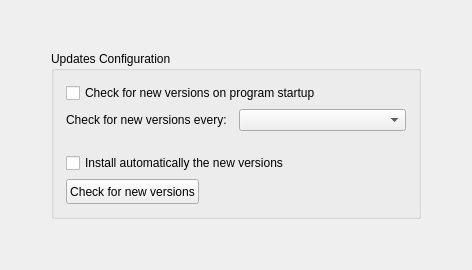
     <widget class="QWidget" name="pgUpdates">
      <layout class="QGridLayout">
       <item row="0" column="1">
        <spacer name="spacer_12">
         <property name="orientation">
          <enum>Qt::Vertical</enum>
         </property>
         <property name="sizeHint" stdset="0">
          <size>
           <width>20</width>
           <height>40</height>
          </size>
         </property>
        </spacer>
       </item>
       <item row="1" column="0">
        <spacer name="spacer_11">
         <property name="orientation">
          <enum>Qt::Horizontal</enum>
         </property>
         <property name="sizeHint" stdset="0">
          <size>
           <width>40</width>
           <height>20</height>
          </size>
         </property>
        </spacer>
       </item>
       <item row="1" column="1" rowspan="2">
        <widget class="QGroupBox" name="gpbUpdates">
         <property name="title">
          <string>Updates Configuration</string>
         </property>
         <layout class="QGridLayout">
          <property name="leftMargin">
           <number>12</number>
          </property>
          <property name="topMargin">
           <number>12</number>
          </property>
          <property name="rightMargin">
           <number>12</number>
          </property>
          <property name="bottomMargin">
           <number>12</number>
          </property>
          <item row="0" column="0" colspan="2">
           <widget class="QCheckBox" name="chbCheckOnStartup">
            <property name="whatsThis">
             <string>If this option is checked, on program startup the xVST will check for new versions</string>
            </property>
            <property name="accessibleName">
             <string>Check for updates checkbox</string>
            </property>
            <property name="accessibleDescription">
             <string>If this option is checked, on program startup the xVST will check for new versions</string>
            </property>
            <property name="text">
             <string>Check for new versions on program startup</string>
            </property>
           </widget>
          </item>
          <item row="1" column="0" colspan="2">
           <layout class="QHBoxLayout" name="boxLayout_8">
            <item>
             <widget class="QLabel" name="lblUpdateEvery">
              <property name="text">
               <string>Check for new versions every:</string>
              </property>
             </widget>
            </item>
            <item>
             <widget class="QComboBox" name="cmbUpdateEvery">
              <property name="whatsThis">
               <string>Period of time which automatic updates will check for new versions</string>
              </property>
              <property name="accessibleName">
               <string>Period of time combobox</string>
              </property>
              <property name="accessibleDescription">
               <string>Period of time which automatic updates will check for new versions</string>
              </property>
             </widget>
            </item>
           </layout>
          </item>
          <item row="2" column="0">
           <spacer name="spacer_14">
            <property name="orientation">
             <enum>Qt::Vertical</enum>
            </property>
            <property name="sizeType">
             <enum>QSizePolicy::Fixed</enum>
            </property>
            <property name="sizeHint" stdset="0">
             <size>
              <width>20</width>
              <height>16</height>
             </size>
            </property>
           </spacer>
          </item>
          <item row="3" column="0" colspan="2">
           <widget class="QCheckBox" name="chbInstallAutomatically">
            <property name="whatsThis">
             <string>If this option is checked, the xVST will download and install automatically the new updates</string>
            </property>
            <property name="accessibleName">
             <string>Install automatically new versions checkbox</string>
            </property>
            <property name="accessibleDescription">
             <string>If this option is checked, the xVST will download and install automatically the new updates</string>
            </property>
            <property name="text">
             <string>Install automatically the new versions</string>
            </property>
           </widget>
          </item>
          <item row="4" column="0">
           <widget class="QPushButton" name="btnCheckNow">
            <property name="minimumSize">
             <size>
              <width>0</width>
              <height>25</height>
             </size>
            </property>
            <property name="whatsThis">
             <string>Check now for new updates</string>
            </property>
            <property name="accessibleName">
             <string>Check updates button</string>
            </property>
            <property name="accessibleDescription">
             <string>Check now for new updates</string>
            </property>
            <property name="text">
             <string>Check for new versions</string>
            </property>
           </widget>
          </item>
          <item row="4" column="1">
           <spacer name="spacer_13">
            <property name="orientation">
             <enum>Qt::Horizontal</enum>
            </property>
            <property name="sizeHint" stdset="0">
             <size>
              <width>201</width>
              <height>20</height>
             </size>
            </property>
           </spacer>
          </item>
         </layout>
        </widget>
       </item>
       <item row="2" column="2">
        <spacer name="spacer_9">
         <property name="orientation">
          <enum>Qt::Horizontal</enum>
         </property>
         <property name="sizeHint" stdset="0">
          <size>
           <width>40</width>
           <height>20</height>
          </size>
         </property>
        </spacer>
       </item>
       <item row="3" column="1">
        <spacer name="spacer_10">
         <property name="orientation">
          <enum>Qt::Vertical</enum>
         </property>
         <property name="sizeHint" stdset="0">
          <size>
           <width>20</width>
           <height>40</height>
          </size>
         </property>
        </spacer>
       </item>
      </layout>
     </widget>
